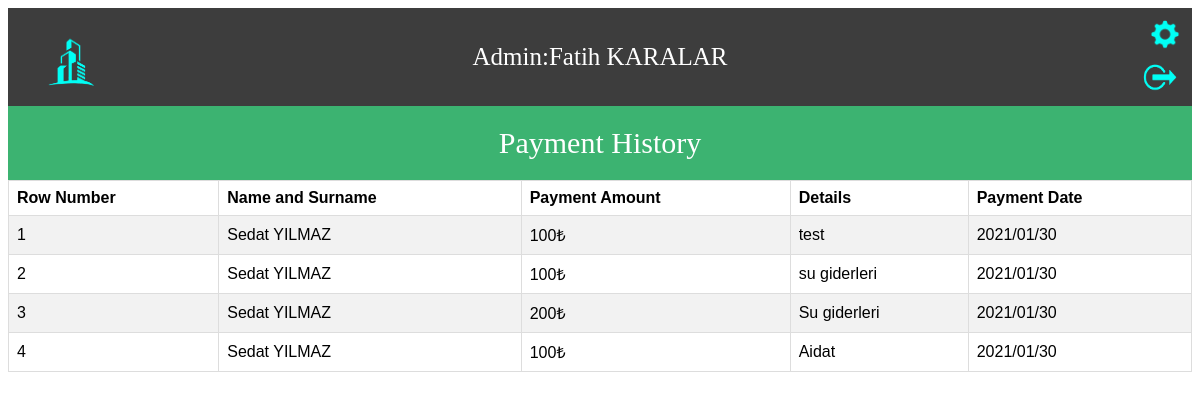
Before: /AdminOperations/history.php (signed in) with the older database file.
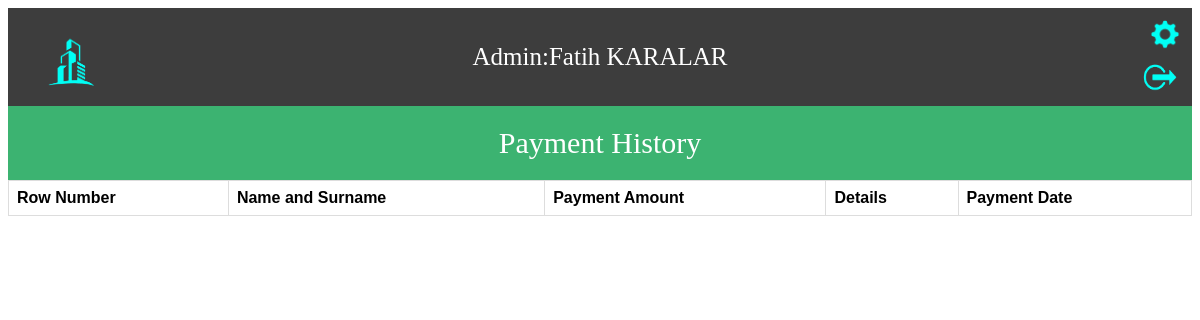
After: the same page with the newer database file.
### tables this page shows
CREATE TABLE `paymenthistory` (
  `paymentID` int(11) NOT NULL,
  `userID` int(11) NOT NULL,
  `amount` float NOT NULL,
  `date` text NOT NULL,
  `expenseID` int(11) NOT NULL
);

CREATE TABLE `users` (
  `userID` int(11) NOT NULL,
  `username` text NOT NULL,
  `password` text NOT NULL,
  `name` text NOT NULL,
  `surname` text NOT NULL,
  `aptNo` int(11) NOT NULL,
  `status` text NOT NULL,
  `mail` text NOT NULL,
  `rentDebt` float NOT NULL,
  `phoneNumber` text NOT NULL
);

### AdminOperations/history.php (the view, shortened to what this page needs)
<?php
require_once '../dbconnection/dbconnect.php';
if ($_SESSION['type']!="admin") {
  header('location: ../nopermission.php');
}else{
  $usernameAdmin=$_SESSION['username'];
  $adminSql="SELECT * FROM admins WHERE username='$usernameAdmin'";
  $adminQuery=mysqli_query($connect,$adminSql);
    $rowAdmin=mysqli_fetch_assoc($adminQuery);
  }
  ?>
  <!DOCTYPE html>
  <html lang="en">
  <head>
    <link rel="stylesheet" href="../Css/paymentHistory.css">
  </head>
  <body>
    <header> Admin:<?php echo ucfirst($rowAdmin['name'])." ".strtoupper($rowAdmin['surname']);  ?>
    <br>
    <a href="../index.php" title="Homepage"> <img src="../Logos/logo.png" width="100px" height="100px"></a>
    <a href="../options.php?userID=<?php echo $userID ?>" title="Edit Informations"> <input id="options" type="image" src="../Logos/options.png" width="30px" height="30px"> </a>
    <a href="../Login/userLogout.php" title="Logout"><input id="logout" type="image" src="../Logos/logout.png" width="40px" height="48px"></a>
  </header>
<div id="payments">
  <header id="title">Payment History</header>
  <table id="payments">
    <tr>
      <th>Row Number</th>
      <th>Name and Surname</th>
      <th>Payment Amount</th>
      <th>Details</th>
      <th>Payment Date</th>
    </tr>
    <?php
    $paymentsSql="SELECT*FROM paymenthistory ORDER BY userID ";
    $paymentsQuery=mysqli_query($connect,$paymentsSql);
    $counter=0;
        while ($paymentsRow=mysqli_fetch_assoc($paymentsQuery)) {
          $counter++;
          $userID=$paymentsRow['userID'];
          $userSql="SELECT*FROM users WHERE userID='$userID'";
          $userQuery=mysqli_query($connect,$userSql);
          $rowUser=mysqli_fetch_assoc($userQuery);
          ?>
          <tr>
           <td><?php echo $counter; ?></td>
           <td><?php echo ucfirst($rowUser['name'])." ".strtoupper($rowUser['surname']); ?></td>
           <td><?php echo $paymentsRow['amount']."₺"; ?></td>
           <td><?php echo $paymentsRow['details']; ?></td>
           <td><?php  echo  $paymentsRow['currentdate']; ?></td>
         </tr>
       <?php } ?>
     </table>
   </div>
 </body>
 </html>

### Css/paymentHistory.css (style rules this page uses)
header { background-color: #3d3d3d; padding: 35px; text-align: center; font-size: 25px; color: white; }
header img { display: block; float: left; position: absolute; top: 15px; left: 20px; }
header input[id="options"] { display: block; float: right; position: absolute; top: 10px; right: 10px; margin: 10px; }
header input[id="logout"] { display: block; float: right; position: absolute; top: 25px; right: 10px; margin-top: 30px; margin-right: 10px; }
table { font-family: arial, sans-serif; border-collapse: collapse; width: 100%; }
td, th { border: 1px solid #dddddd; text-align: left; padding: 8px; }
#title { background-color: mediumseagreen; color: white; text-align: center; font-size: 30px; padding: 20px; }
tr:nth-child(even) { background-color: #f2f2f2; }

Changed rows visible on the page:
removed paymenthistory: userID.name "Sedat", userID.surname "YILMAZ", amount "100", details "test", currentdate "2021/01/30"
removed paymenthistory: userID.name "Sedat", userID.surname "YILMAZ", amount "100", details "su giderleri", currentdate "2021/01/30"
removed paymenthistory: userID.name "Sedat", userID.surname "YILMAZ", amount "200", details "Su giderleri", currentdate "2021/01/30"
removed paymenthistory: userID.name "Sedat", userID.surname "YILMAZ", amount "100", details "Aidat", currentdate "2021/01/30"
